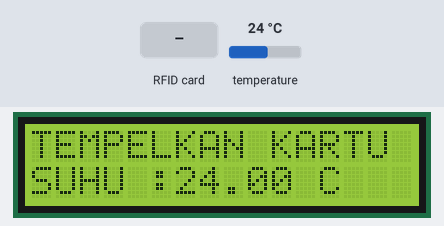
The sketch below on a simulated Arduino Uno, built with avr-gcc and run on an emulated ATmega328P. On the bench: 16×2 character LCD. The inputs (shaded band) are chosen by the test bench; at power-on: temperature 24 °C. What the sketch prints to the serial monitor is not drawn.

Above: at 1.3 s.
1.4 s: RFID card 5E 7A 19 C4 held to the reader
At 2.5 s:
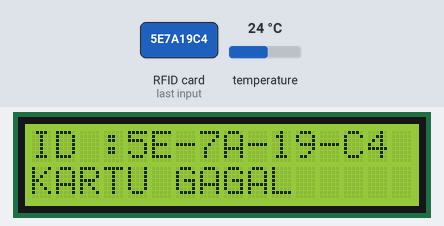
4.2 s: temperature set to 12 °C
At 4.9 s:
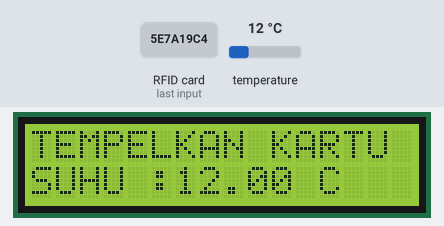
5.8 s: temperature set to 19 °C
At 6.4 s:
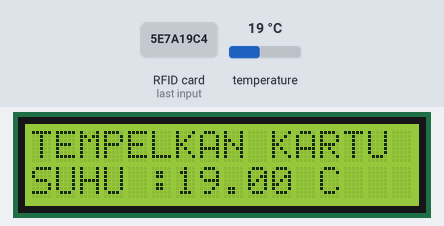
7.4 s: temperature set to 28 °C
At 7.9 s:
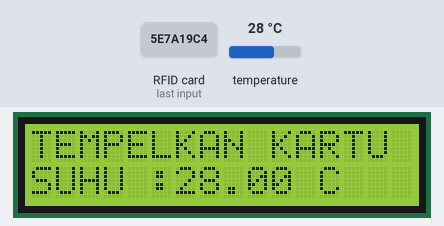
Timing chart, 0 to 10.0 s (numbered marks = the images above; inputs shaded):
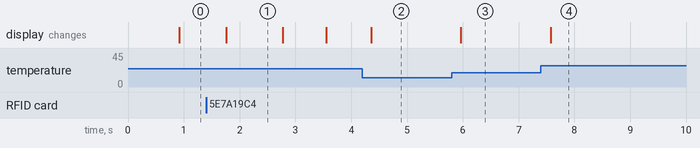

Measured:
- after the input at 1.4 s, the display: changes after 0.36 s (image 1)
- after the input at 4.2 s, the display: changes after 0.16 s (image 2)
- after the input at 5.8 s, the display: changes after 0.17 s (image 3)
- after the input at 7.4 s, the display: changes after 0.17 s (image 4)
- what the display in image 1 shows lasts 1.0 s, from 1.8 s to 2.8 s

The sketch:

LCD_RFID_TEMP.ino
```cpp
//INISIALISASI
#include <SPI.h>
#include <MFRC522.h>
#include <LiquidCrystal_I2C.h>
#include <OneWire.h>
#include <DallasTemperature.h>

//Inisialisasi pembuatan variable LCD
LiquidCrystal_I2C lcd(0x27, 16, 2);
// PanggilLibrary , Variabel , ( Alamat I2C , panjang karakter lcd , lebar karakter lcd)

//Inisialisasi pembuatan variable RFID
String uidString;
#define SS_PIN 10
#define RST_PIN 9
MFRC522 mfrc522(SS_PIN, RST_PIN); // Creat MFRC522 instance.

//INISIALISASI TEMPERATURE
int sensorSuhu=2;
OneWire oneWire(sensorSuhu);
DallasTemperature sensors(&oneWire);

void setup() {
 //Menentukan Fungsionalitas dari PIN pada Microcontroller
 Serial.begin(9600); //baudrate yang digunakan untuk komunikasi microcontroller dengan komputer
 sensors.begin();
 lcd.begin();
 SPI.begin();    // Initiate SPI Bus
 mfrc522.PCD_Init();   // Initiate MFRC522
 Serial.println("TEMPELKAN KARTU");
 lcd.setCursor(0,0); lcd.print("TEMPELKAN KARTU");
}

void readRFID(){
  mfrc522.PICC_ReadCardSerial();
  //Buzzer menyala saat membaca kartu benar
  //buzzerOke();
  //Pembatas bisa dirubah sesuai keinginan, disini yang digunakan "-"
  uidString = String(mfrc522.uid.uidByte[0],HEX) + "-" +
              String(mfrc522.uid.uidByte[1],HEX) + "-" +
              String(mfrc522.uid.uidByte[2],HEX) + "-" +
              String(mfrc522.uid.uidByte[3],HEX);
              uidString.toUpperCase();
}

void loop() {
  //BACA SENSOR
  sensors.requestTemperatures();
  float bacaSuhu=sensors.getTempCByIndex(0);

  //PRINT SERIAL
  Serial.print("SUHU :");
  Serial.print(bacaSuhu);
  Serial.print(" C");
  Serial.println();
  lcd.setCursor(0,1); lcd.print("SUHU :");
  lcd.setCursor(6,1); lcd.print(bacaSuhu);
  lcd.setCursor(12,1); lcd.print("C");

  if (mfrc522.PICC_IsNewCardPresent()){
    readRFID();
    Serial.print("Tag UID: ");
    Serial.println(uidString);

    if(uidString=="C3-45-96-15"){ // Sesuaikan dengan ID Kartu 1
      lcd.clear();
      lcd.setCursor(0,0); lcd.print("ID :");
      lcd.setCursor(4,0); lcd.print(uidString);
      lcd.setCursor(0,1); lcd.print("KARTU BERHASIL");
    }
    else if(uidString=="FC-37-FB-38"){ // Sesuaikan dengan ID Kartu 2
      lcd.clear();
      lcd.setCursor(0,0); lcd.print("ID :");
      lcd.setCursor(4,0); lcd.print(uidString);
      lcd.setCursor(0,1); lcd.print("KARTU BERHASIL");
    }
    else{
      lcd.clear();
      lcd.setCursor(0,0); lcd.print("ID :");
      lcd.setCursor(4,0); lcd.print(uidString);
      lcd.setCursor(0,1); lcd.print("KARTU GAGAL");
    }
    delay(1000);
    lcd.clear();
    lcd.setCursor(0,0); lcd.print("TEMPELKAN KARTU");
  }

}
```
